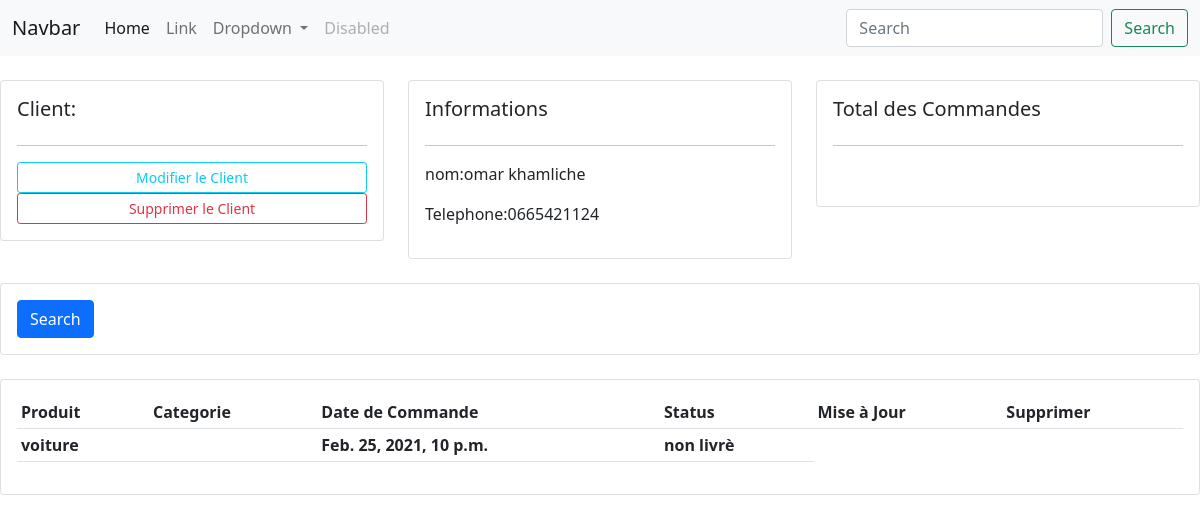
Page /client/2 on the committed database.
### client/models.py (models this page shows, shortened)
class Client (models.Model):
    nom = models.CharField(max_length=50)
    telephone = models.CharField(max_length=10)
    date_crèation = models.DateTimeField(auto_now=True)

### commande/models.py (models this page shows, shortened)
class Commande (models.Model):
    client = models.ForeignKey(Client,related_name='commande_clinet', on_delete = models.CASCADE )
    produit = models.ForeignKey(Produit, on_delete = models.CASCADE )
    date_crèation = models.DateTimeField(auto_now=True)
    etat = models.CharField(max_length=50,choices=etat )

### produit/models.py (models this page shows)
class Produit (models.Model):
    nom = models.CharField(max_length=50)
    prix = models.IntegerField(default=1)
    date_crèation = models.DateTimeField(auto_now=True)
    Categorie = models.CharField(max_length=50,choices=Categorie )
    def __str__(self):
        return self.nom

### client/views.py (the view)
def client (request,pk):
    clients = Client.objects.get(id=pk)
    commande=clients.commande_clinet.all
    context = {'clinet':clients,'commande':commande }
    return render (request , 'dètalle_clients.html',context )

### client/templates/dètalle_clients.html
{% extends 'base.html' %}
{% block centent %}
	<br>
<div class="row">
	<div class="col-md">
		<div class="card card-body">
			<h5>Client:</h5>
			<hr>
			<a class="btn btn-outline-info  btn-sm btn-block" href="{% url 'client:modifier' pk=clinet.id %} ">Modifier le Client</a>
			<a class="btn btn-outline-danger  btn-sm btn-block" href="">Supprimer le Client</a>
		</div>
	</div>
	<div class="col-md">
		<div class="card card-body">
			<h5>Informations</h5>
			<hr>
			<p>nom:{{clinet.nom}} </p>
			<p>Telephone:{{clinet.telephone}} </p>
		</div>
	</div>
	<div class="col-md">
		<div class="card card-body">
			<h5>Total des Commandes</h5>
			<hr>
			<h1 style="text-align: center;padding: 10px"></h1>
		</div>
	</div>
</div>
<br>
<div class="row">
	<div class="col">
		<div class="card card-body">
			<form method="get">
		    <button class="btn btn-primary" type="submit">Search</button>
		  </form>
		</div>
	</div>
</div>
<br>
<div class="row">
	<div class="col-md">
		<div class="card card-body">
			<table class="table table-sm">
				<tr>
					<th>Produit</th>
					<th>Categorie</th>
					<th>Date de Commande</th>
					<th>Status</th>
					<th>Mise à Jour</th>
					<th>Supprimer</th>
				</tr>
				{% for commad in commande %}
				<tr>
					<th>{{commad.produit}}</th>
					<th>{{commad.Categorie}}</th>
					<th>{{commad.date_crèation}}</th>
					<th>{{commad.etat}}</th>
				</tr>
				{% endfor %}
			</table>
		</div>
	</div>
</div>
{% endblock %}

### rows in the picture
Client: nom "omar khamliche", telephone "0665421124"
Commande: produit "voiture", date_crèation "Feb. 25, 2021, 10 p.m.", etat "non livrè"
